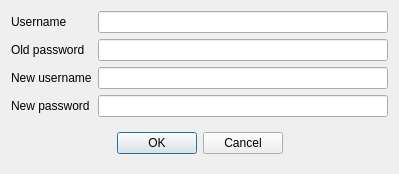
<?xml version="1.0" encoding="UTF-8"?>
<ui version="4.0">
 <class>DlgChangePass</class>
 <widget class="QDialog" name="DlgChangePass">
  <property name="geometry">
   <rect>
    <x>0</x>
    <y>0</y>
    <width>399</width>
    <height>163</height>
   </rect>
  </property>
  <property name="windowTitle">
   <string>Change username and password</string>
  </property>
  <layout class="QGridLayout" name="gridLayout">
   <item row="3" column="0">
    <widget class="QLabel" name="label_3">
     <property name="text">
      <string>New password</string>
     </property>
    </widget>
   </item>
   <item row="0" column="0">
    <widget class="QLabel" name="label">
     <property name="text">
      <string>Username</string>
     </property>
    </widget>
   </item>
   <item row="0" column="1">
    <widget class="QLineEdit" name="leUsername"/>
   </item>
   <item row="1" column="0">
    <widget class="QLabel" name="label_2">
     <property name="text">
      <string>Old password</string>
     </property>
    </widget>
   </item>
   <item row="1" column="1">
    <widget class="QLineEdit" name="leOldPassword"/>
   </item>
   <item row="3" column="1">
    <widget class="QLineEdit" name="leNewPassword"/>
   </item>
   <item row="4" column="0" colspan="2">
    <widget class="QWidget" name="widget" native="true">
     <layout class="QHBoxLayout" name="horizontalLayout">
      <item>
       <spacer name="horizontalSpacer">
        <property name="orientation">
         <enum>Qt::Horizontal</enum>
        </property>
        <property name="sizeHint" stdset="0">
         <size>
          <width>95</width>
          <height>20</height>
         </size>
        </property>
       </spacer>
      </item>
      <item>
       <widget class="QPushButton" name="btnOk">
        <property name="text">
         <string>OK</string>
        </property>
       </widget>
      </item>
      <item>
       <widget class="QPushButton" name="btnCancel">
        <property name="text">
         <string>Cancel</string>
        </property>
       </widget>
      </item>
      <item>
       <spacer name="horizontalSpacer_2">
        <property name="orientation">
         <enum>Qt::Horizontal</enum>
        </property>
        <property name="sizeHint" stdset="0">
         <size>
          <width>94</width>
          <height>20</height>
         </size>
        </property>
       </spacer>
      </item>
     </layout>
    </widget>
   </item>
   <item row="2" column="1">
    <widget class="QLineEdit" name="leNewUsername"/>
   </item>
   <item row="2" column="0">
    <widget class="QLabel" name="label_4">
     <property name="text">
      <string>New username</string>
     </property>
    </widget>
   </item>
  </layout>
 </widget>
 <resources/>
 <connections/>
</ui>
